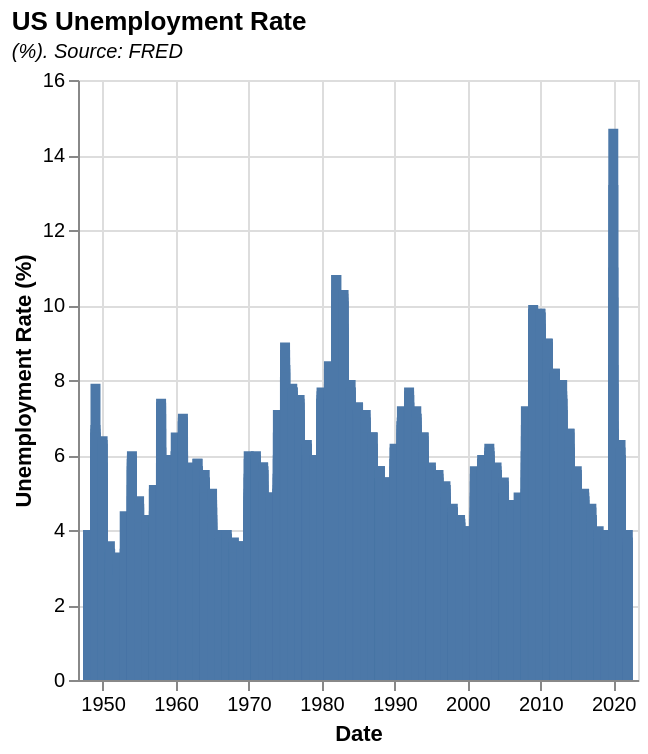

The Vega-Lite source for this figure:
### Vega-Lite specification from a JSON file in a GitHub repository (floating-point values rounded to 4 significant figures; data arrays with more than 128 entries replaced by an {"elided": "..."} marker saying what was removed)
{"$schema": "https://vega.github.io/schema/vega-lite/v5.json", "description": "A simple bar chart with embedded data.", "title": {"text": "US Unemployment Rate", "subtitle": "(%). Source: FRED", "subtitleFontStyle": "italic", "subtitleFontSize": 10, "anchor": "start", "color": "black"}, "data": {"values": {"elided": "898 records"}}, "height": 300, "width": 280, "mark": "bar", "encoding": {"y": {"field": "Unemployment Rate (%)", "type": "quantitative", "axis": {"labelAngle": 0}}, "x": {"field": "Date", "type": "temporal"}}}
